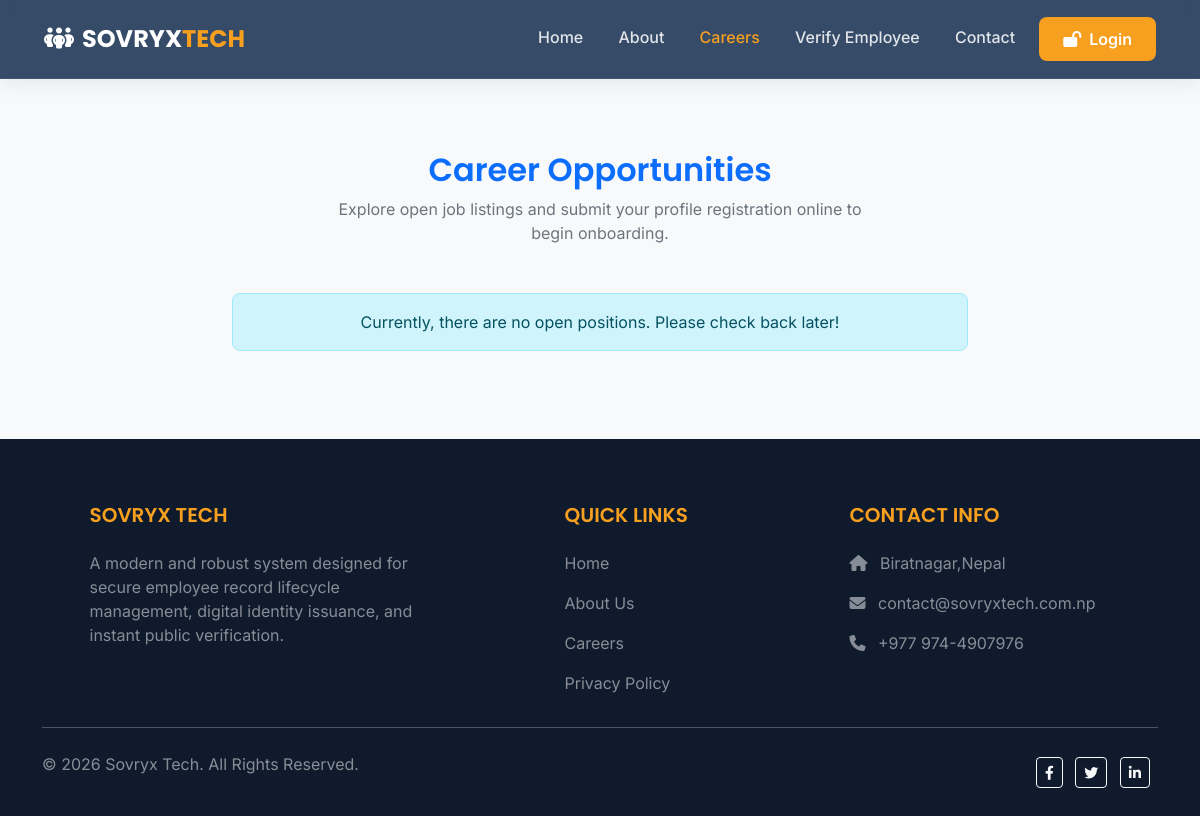
Screenshot of /careers.php with the database file from the repository.
### tables this page shows
CREATE TABLE `companies` (
  `id` int(10) UNSIGNED NOT NULL,
  `name` varchar(150) NOT NULL,
  `logo` varchar(255) DEFAULT NULL,
  `address` varchar(255) DEFAULT NULL,
  `contact` varchar(50) DEFAULT NULL,
  `email_settings` text DEFAULT NULL,
  `created_at` timestamp NOT NULL DEFAULT current_timestamp()
);

### config/app.php (called while the page is built, shortened)
<?php
return [
    'site_name' => 'Sovryx Tech Portal',
    'base_url'  => 'http://localhost/team-portal',
    'secret_key'=> 'c55bf1d3efde02787c808d4b31a84f39281a8b9d885a0ec7b80a7199',
    'session_name' => 'SOVRYX_PORTAL_SESSION',
    'session_lifetime' => 3600,
    'max_upload_size' => 5 * 1024 * 1024,
    'allowed_extensions' => ['jpg', 'jpeg', 'png', 'pdf', 'docx'],
    'allowed_mime_types' => [
        'image/jpeg',
        'image/png',
        'application/pdf',
        'application/vnd.openxmlformats-officedocument.wordprocessingml.document'
    ],
    'default_company_id' => 1
];

### includes/auth.php (called while the page is built, shortened)
<?php
if (session_status() === PHP_SESSION_NONE) {
    $appConfig = require __DIR__ . '/../config/app.php';
}
function get_base_url(): string {
    $config = require __DIR__ . '/../config/app.php';
    return rtrim($config['base_url'] ?? 'http://localhost/team-portal', '/');
}

### careers.php (the view, shortened to what this page needs)
<?php
require_once __DIR__ . '/includes/header.php';
$pdo = get_db_connection();
$careers = $pdo->query("SELECT c.*, d.name as dept_name, b.name as branch_name FROM careers c JOIN departments d ON c.department_id = d.id JOIN branches b ON c.branch_id = b.id WHERE c.status = 'Active' ORDER BY c.id DESC")->fetchAll();
?>
<section class="py-5 bg-light">
    <div class="container py-4">
        <div class="text-center mb-5">
            <h2 class="text-primary font-weight-bold">Career Opportunities</h2>
            <p class="text-secondary w-50 mx-auto">Explore open job listings and submit your profile registration online to begin onboarding.</p>
        </div>
        <div class="row justify-content-center">
            <div class="col-lg-8">
                <?php if (empty($careers)): ?>
                    <div class="alert alert-info text-center rounded-3">Currently, there are no open positions. Please check back later!</div>
                <?php endif; ?>
            </div>
        </div>
    </div>
</section>
<?php require_once __DIR__ . '/includes/footer.php'; ?>

### includes/footer.php (shortened to what this page needs)
<?php
$footerPdo = get_db_connection();
$footerComp = $footerPdo->query("SELECT * FROM companies WHERE id = 1 LIMIT 1")->fetch();
$compName = $footerComp['name'] ?? 'Sovryx Tech';
$compAddress = $footerComp['address'] ?? 'Kathmandu, Nepal';
$compContact = $footerComp['contact'] ?? '+977 1 4400000';
$emailSettings = json_decode($footerComp['email_settings'] ?? '{}', true);
$compEmail = $emailSettings['from_email'] ?? 'contact@sovryxtech.com.np';
?>
    <footer class="text-white pt-5 pb-4" style="background-color: var(--dark-bg);">
        <div class="container text-md-start">
            <div class="row text-md-start">
                <div class="col-md-4 col-lg-4 col-xl-4 mx-auto mt-3">
                    <h5 class="text-uppercase mb-4 font-weight-bold" style="color: var(--secondary-color);"><?= htmlspecialchars($compName) ?></h5>
                    <p class="text-white-50">
                        A modern and robust system designed for secure employee record lifecycle management, digital identity issuance, and instant public verification.
                    </p>
                </div>
                <div class="col-md-2 col-lg-2 col-xl-2 mx-auto mt-3">
                    <h5 class="text-uppercase mb-4 font-weight-bold" style="color: var(--secondary-color);">Quick Links</h5>
                    <p><a href="<?= get_base_url() ?>/index.php" class="text-white-50 text-decoration-none hover-orange">Home</a></p>
                    <p><a href="<?= get_base_url() ?>/about.php" class="text-white-50 text-decoration-none hover-orange">About Us</a></p>
                    <p><a href="<?= get_base_url() ?>/careers.php" class="text-white-50 text-decoration-none hover-orange">Careers</a></p>
                    <p><a href="<?= get_base_url() ?>/privacy.php" class="text-white-50 text-decoration-none hover-orange">Privacy Policy</a></p>
                </div>
                <div class="col-md-3 col-lg-3 col-xl-3 mx-auto mt-3">
                    <h5 class="text-uppercase mb-4 font-weight-bold" style="color: var(--secondary-color);">Contact Info</h5>
                    <p class="text-white-50"><i class="fas fa-home me-2"></i> <?= htmlspecialchars($compAddress) ?></p>
                    <p class="text-white-50"><i class="fas fa-envelope me-2"></i> <?= htmlspecialchars($compEmail) ?></p>
                    <p class="text-white-50"><i class="fas fa-phone me-2"></i> <?= htmlspecialchars($compContact) ?></p>
                </div>
            </div>
            <hr class="mb-4 bg-secondary">
            <div class="row align-items-center">
                <div class="col-md-7 col-lg-8">
                    <p class="text-white-50">© 2026 Sovryx Tech. All Rights Reserved.</p>
                </div>
                <div class="col-md-5 col-lg-4 text-md-end">
                    <a href="#" class="btn btn-outline-light btn-sm me-2"><i class="fab fa-facebook-f"></i></a>
                    <a href="#" class="btn btn-outline-light btn-sm me-2"><i class="fab fa-twitter"></i></a>
                    <a href="#" class="btn btn-outline-light btn-sm me-2"><i class="fab fa-linkedin-in"></i></a>
                </div>
            </div>
        </div>
    </footer>
</body>
</html>

### assets/css/style.css (style rules this page uses)
:root { --primary-color: #0B2545; --primary-dark: #071D37; --primary-light: #134074; --secondary-color: #F79F1F; --secondary-hover: #E08B10; --dark-bg: #0F1A2C; --light-bg: #F4F6F9; --card-shadow: 0 10px 30px rgba(0, 0, 0, 0.05); --border-radius: 12px; --text-primary: #1E293B; --text-secondary: #475569; --text-light: #94A3B8; --success: #10B981; --danger: #EF4444; --warning: #F59E0B; }
body { font-family: 'Inter', sans-serif; background-color: var(--light-bg); color: var(--text-primary); min-height: 100vh; overflow-x: hidden; }
h1, h2, h3, h4, h5, h6 { font-family: 'Poppins', sans-serif; font-weight: 600; }

### rows the page displays
companies: name "SOVRYX TECH", address "Biratnagar,Nepal", email_settings "contact@sovryxtech.com.np", contact "+977 974-4907976"
